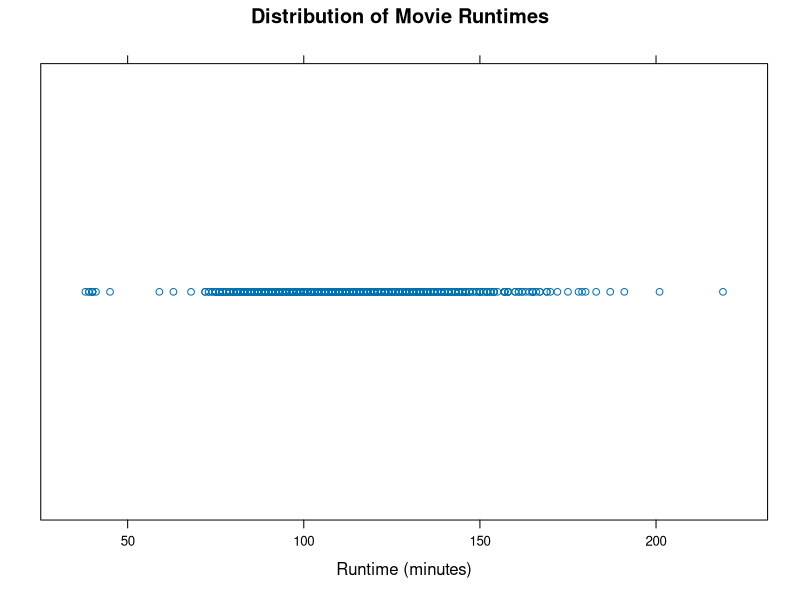
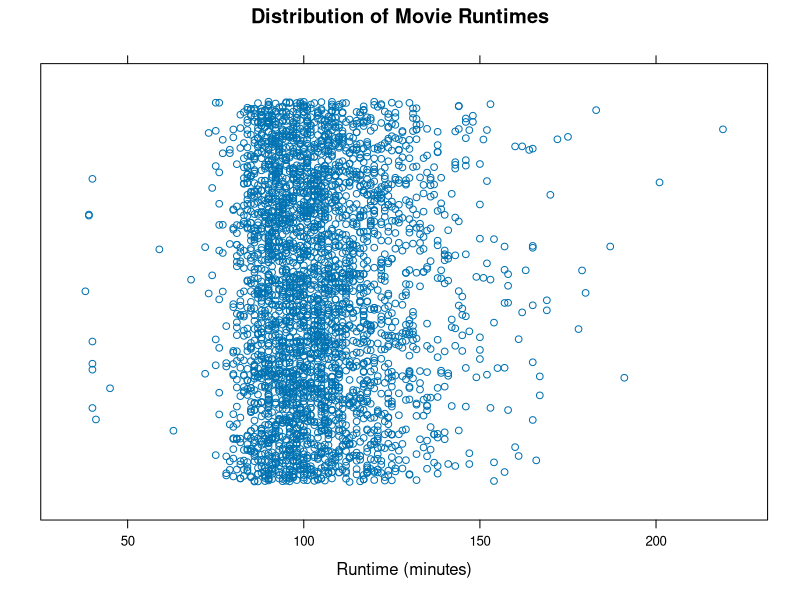
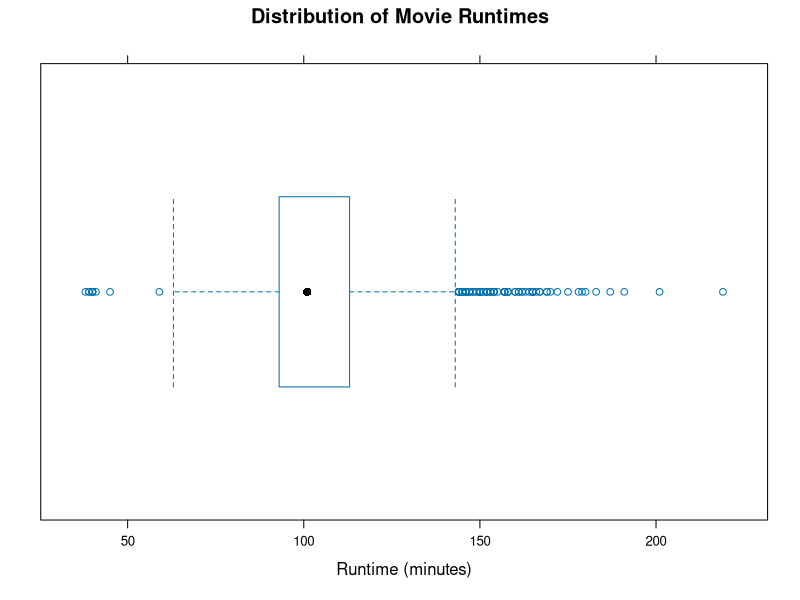
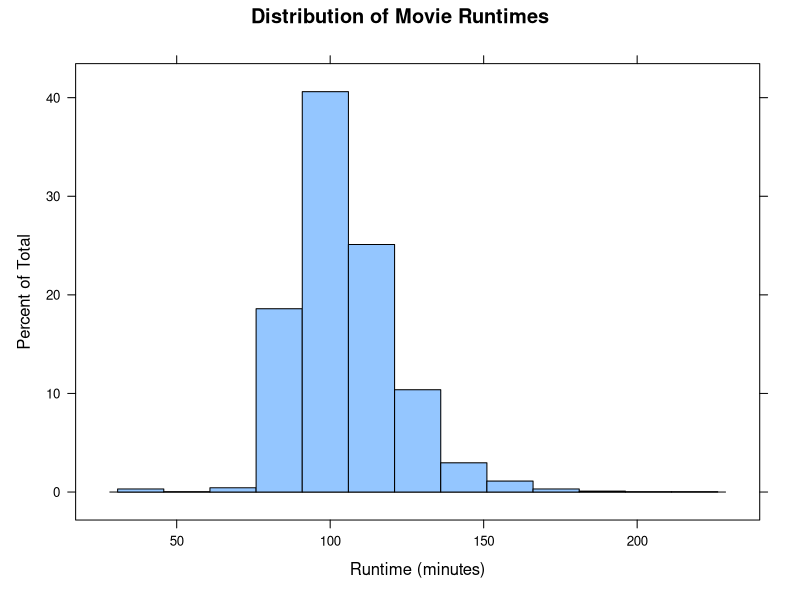
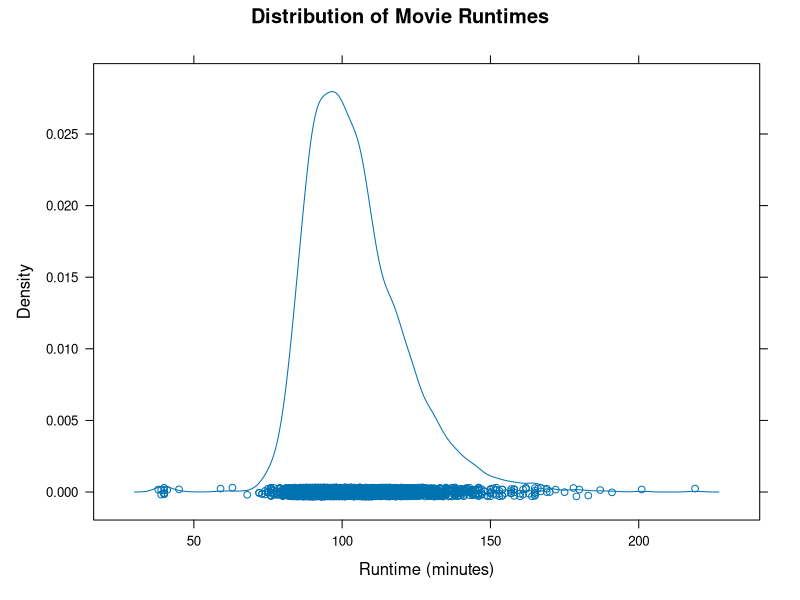
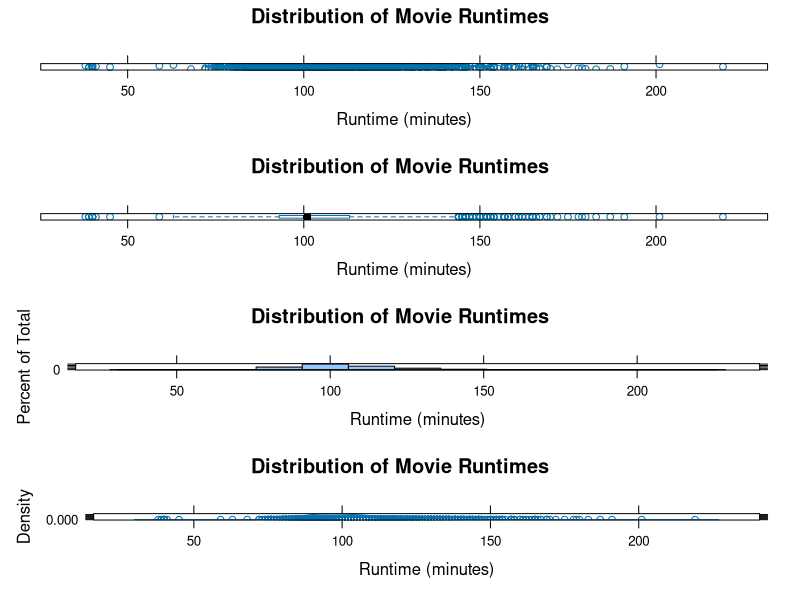

Recreate these plots in R, in order.
#Quantitative Univariate Analysis
# Visualizing One Numeric Variable

# Using the lattice graphics system
library("lattice")

# Set working directory
setwd("C:/Users/anyai/Documents/GitHub/DataViz")

# Load the movie data from csv
movies <- read.csv("Movies.csv")

# Peak at the structure
str(movies)

# Dot plot
stripplot(
  data = movies,
  x = ~Runtime,
  main = "Distribution of Movie Runtimes",
  xlab = "Runtime (minutes)"
)

# Jitter Plot
stripplot(
  data = movies,
  x = ~Runtime,
  jitter = TRUE,
  amount = 0.5,
  main = "Distribution of Movie Runtimes",
  xlab = "Runtime (minutes)"
)

# Box Plot
bwplot(  # bw stands for box and wiskers
  x = ~Runtime,
  data = movies,
  main = "Distribution of Movie Runtimes",
  xlab = "Runtime (minutes)"
)

# Histogram
histogram(
  x = ~Runtime,
  data = movies,
  main = "Distribution of Movie Runtimes",
  xlab = "Runtime (minutes)"
)

# Density
densityplot(
  x = ~Runtime,
  data = movies,
  main = "Distribution of Movie Runtimes",
  xlab = "Runtime (minutes)"
)


# Make a 4 row 1 column dashboard
# Jitter Plot
jit <- stripplot(
  data = movies,
  x = ~Runtime,
  jitter = TRUE,
  amount = 0.5,
  main = "Distribution of Movie Runtimes",
  xlab = "Runtime (minutes)"
)

# Box Plot
bw <- bwplot(  # bw stands for box and wiskers
  x = ~Runtime,
  data = movies,
  main = "Distribution of Movie Runtimes",
  xlab = "Runtime (minutes)"
)

# Histogram
hist <- histogram(
  x = ~Runtime,
  data = movies,
  main = "Distribution of Movie Runtimes",
  xlab = "Runtime (minutes)"
)

# Density
dens <- densityplot(
  x = ~Runtime,
  data = movies,
  main = "Distribution of Movie Runtimes",
  xlab = "Runtime (minutes)"
)

print(
  x = jit,
  position = c(0,0.75,1,1),
  more = TRUE
)

print(
  x = bw,
  position = c(0,0.50,1,0.75),
  more = TRUE
)

print(
  x = hist,
  position = c(0,0.25,1,0.50),
  more = TRUE
)

print(
  x = dens,
  position = c(0,0,1,0.25)
)

